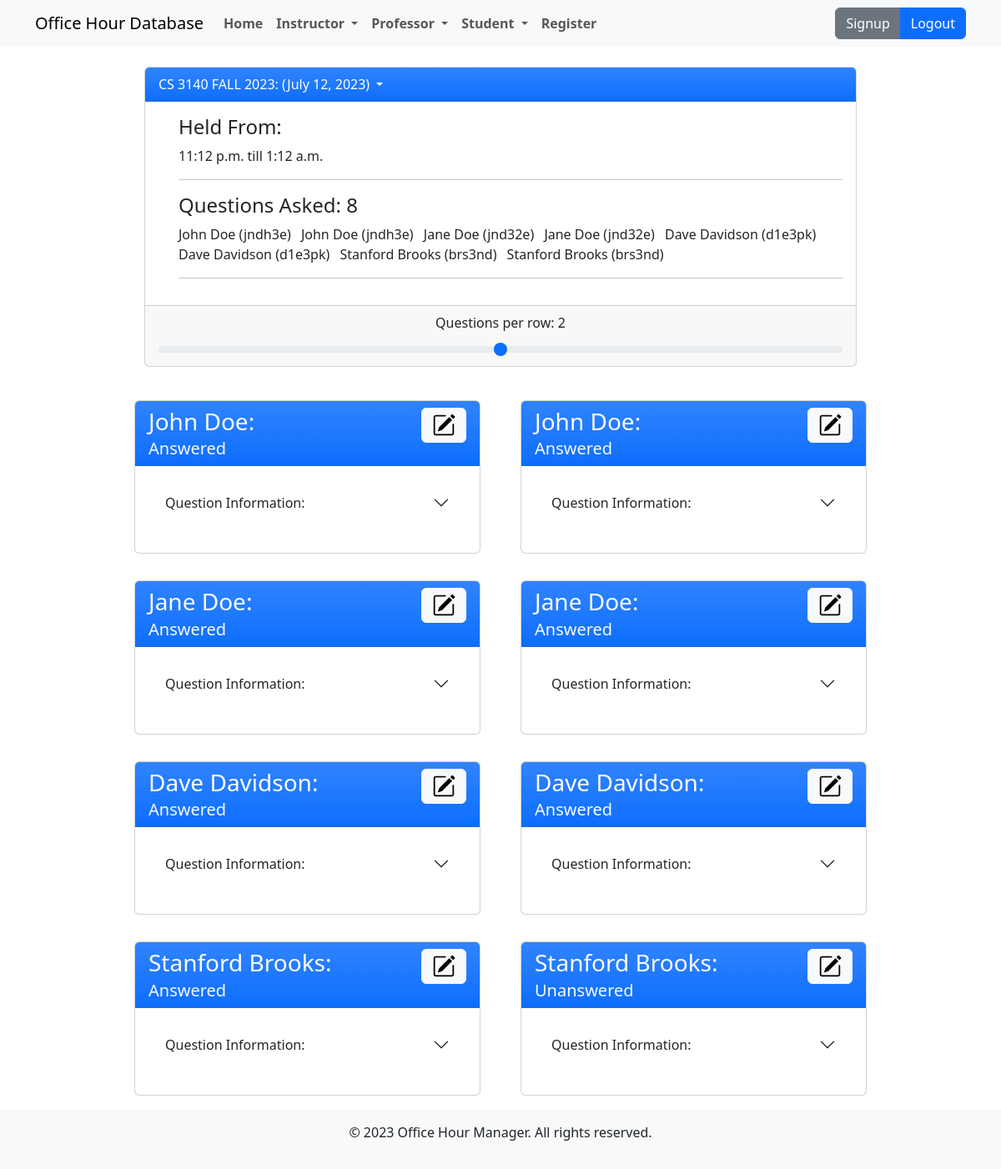
Screenshot of /instructor/office-hours/4/detail/ (signed in) with the database file from the repository.
### website/models/core_models.py (models this page shows, shortened)
class AutoValidateMixin:
    def save(self, **kwargs):
        def has_and_callable(obj, name):
            return hasattr(obj, name) and callable(getattr(obj, name))
        if has_and_callable(super(), 'full_clean') and has_and_callable(super(), 'save'):
            full_clean = getattr(super(), 'full_clean')
            save = getattr(super(), 'save')
            full_clean()
            save(**kwargs)
        else:
            raise AttributeError('Error! The object does not have a save() or full_clean() method'
                                 'Please ensure that the mixin is the first item in the inheritance hierarchy.')

class OfficeHourSession(AutoValidateMixin, models.Model):
    ohs_instructor = models.ForeignKey(Instructor, on_delete=models.CASCADE)
    ohs_start_time = models.DateTimeField()
    ohs_end_time = models.DateTimeField()
    ohs_status = models.CharField(choices=OHSStatus.choices, default=OHSStatus.OPEN, max_length=6)
    ohs_class = models.ForeignKey(Class, on_delete=models.CASCADE)
    ohs_location = models.ForeignKey(Location, on_delete=models.CASCADE)

class Class(AutoValidateMixin, models.Model):
    class_course = models.ForeignKey(Course, on_delete=models.CASCADE)
    class_semester = models.ForeignKey(Semester, on_delete=models.CASCADE)
    def __str__(self):
        return f'{self.class_course.course_subject} {self.class_course.course_catalog_number} {self.class_semester}'

class Course(AutoValidateMixin, models.Model):
    course_subject = models.CharField(max_length=8)
    course_catalog_number = models.CharField(max_length=4)
    class Meta:
        constraints = [
            models.constraints.UniqueConstraint(
                fields=['course_subject', 'course_catalog_number'],
                name='unique_course'
            )
        ]

class Semester(AutoValidateMixin, models.Model):
    semester_name = models.CharField(max_length=8, choices=SemesterChoices.choices)
    semester_year = models.IntegerField()
    class Meta:
        constraints = [
            models.constraints.UniqueConstraint(
                fields=['semester_name', 'semester_year'],
                name='unique_semester'
            )
        ]
    def __str__(self):
        return f'{self.semester_name} {self.semester_year}'

class OfficeHourQuestion(AutoValidateMixin, models.Model):
    ohq_ohs = models.ForeignKey(OfficeHourSession, on_delete=models.CASCADE)
    ohq_assignment = models.ForeignKey(Assignment, on_delete=models.CASCADE, null=True, blank=True)
    ohq_student = models.ForeignKey(Student, on_delete=models.CASCADE)
    ohq_topics = models.ManyToManyField(CourseTopic)
    ohq_student_comment = models.CharField(max_length=256, blank=True)
    ohq_instructor_comment = models.CharField(max_length=256, blank=True)
    ohq_status = models.CharField(choices=OHQStatus.choices, max_length=16, default=OHQStatus.PENDING)
    ohq_opened_at = models.DateTimeField()  # When the question was submitted to be answered
    ohq_closed_at = models.DateTimeField(null=True,
                                         blank=True)  # When the question status was set to something other than Pending

### website/models/account_models.py (models this page shows, shortened)
class UniversityMember(AbstractUser):
    is_student = models.BooleanField(default=True)
    is_instructor = models.BooleanField(default=False)

### website/views/instructor/office_hour_views.py (the view)
# urls.py: path('instructor/office-hours/<int:ohs_id>/detail/', website_views.ohs_detail,
@instructor_or_superuser_required()
@ohs_creator_required
def ohs_detail(request, ohs_id):
    ohs = get_object_or_404(OfficeHourSession, id=ohs_id)
    ohqs = get_sorted_ohqs(ohs)
    return render(
        request, 'website/instructor/office-hour/ohs-detail.html',
        {'ohs': ohs, 'ohqs': ohqs}
    )

### website/models/account_models.py (called while the page is built)
def _get_univ_mem_(user):
    if type(user) == Student:
        user = user.student_user
    elif type(user) == Instructor:
        user = user.instructor_user
    elif type(user) == Professor:
        user = user.prof_instructor.instructor_user
    elif type(user) == TeachingAssistant:
        user = user.ta_instructor.instructor_user
    else:
        user = user
    return user

def get_or_none(model, **kwargs):
    try:
        instance = model.objects.get(**kwargs)
    except model.DoesNotExist:
        instance = None
    return instance

def get_instructor_or_none(user):
    return get_or_none(Instructor, instructor_user=_get_univ_mem_(user))

### website/views/instructor/office_hour_views.py (called while the page is built)
def ohs_creator_required(view):
    @functools.wraps(view)
    def test_request(request, ohs_id):
        ohs = get_object_or_404(OfficeHourSession, id=ohs_id)
        instructor = get_instructor_or_none(request.user)
        if ohs.ohs_instructor == instructor:
            return view(request, ohs_id)
        else:
            return permission_denied(request, 'You do not have permission to access this office hour session.')
    return test_request

def get_sorted_ohqs(ohs: OfficeHourSession) -> QuerySet:
    return OfficeHourQuestion.objects.filter(
        ohq_ohs=ohs
    ).order_by(
        Case(
            When(ohq_status=OHQStatus.PENDING, then=0),
            When(ohq_status=OHQStatus.ANSWERED, then=1),
            When(ohq_status=OHQStatus.UNANSWERED, then=2),
            default=3,
        ),
        'ohq_opened_at'
    )

### templates/website/instructor/office-hour/ohs-detail.html (shortened to what this page needs)
{% extends 'website/component/base.html' %}
{% block content %}
  <div class="container" x-data="{
    cardAmount: 2
  }">
      <section class="card m-4" x-data="{showOHSDetails: true}">
        <div class="card-header dropdown-toggle bg-primary bg-gradient text-white" @click="showOHSDetails = !showOHSDetails">
          {{ ohs.ohs_class }}: ({{ ohs.ohs_start_time.date }})
        </div>
        <div class="card-body">
          <div x-show="showOHSDetails" class="ms-4">
              <div class="mb-3">
                <h4>Held From:</h4>
                <p>{{ ohs.ohs_start_time.time }} till {{ ohs.ohs_end_time.time }}</p>
              </div>
              <hr>
              <div class="mb-3">
                <h4>Questions Asked: {{ ohqs|length }}</h4>
                <ul class="list-inline">
                {% for ohq in ohqs %}
                    {% with ohq.ohq_student.student_user as student %}
                     <li class="list-inline-item">{{ student.first_name }} {{ student.last_name }} ({{ student.username }})</li>
                    {% endwith %}
                {% endfor %}
                </ul>
              </div>
              <hr>
          </div>
        </div>
        <div class="card-footer text-center">
          <label for="cardAmount" class="form-label">Questions per row: <span x-text="cardAmount"></span> </label>
          <input type="range" x-model="cardAmount" class="form-range" min="1" max="3" id="cardAmount">
        </div>
      </section>
      <div class="row">
        {% if ohqs %}
          {% for ohq in ohqs %}
            <div :class="{
                  'col-md-4': cardAmount == 3,
                  'col-md-6': cardAmount == 2,
                  'col-md-12': cardAmount == 1
                }">
              {% include 'website/instructor/office-hour/ohs-ohq-component.html' %}
            </div>
          {% endfor %}
        {% endif %}
      </div>
  </div>
{% endblock content %}

### templates/website/instructor/office-hour/ohs-ohq-component.html (shortened to what this page needs)
<section x-cloak class="container mt-3 mb-3"
         x-data="{ showOHQDetails: {% if ohq.ohq_status == 'PENDING' %}true{% else %}false{% endif %} }"
         id="question{{ ohq.id }}"
         @load="console.log('{{ ohq.id }}')"
>
  <div class="card">
    <div class="card-header bg-primary bg-gradient text-white">
      <div class="d-flex justify-content-between">
        {% with ohq.ohq_student.student_user as student %}
          <div>
            <h3 class="card-title">{{ student.first_name }} {{ student.last_name }}:</h3>
            <h5 class="card-subtitle text-light">{{ ohq.ohq_status|lower|capfirst }}</h5>
          </div>
          <form
              hx-post="{% url 'website:instructor-ohs-detail-edit-ohq' ohq_id=ohq.id %}"
              hx-target="#question{{ ohq.id }}"
              hx-swap="outerHTML"
          >
            <div class="dropdown dropend">
              <button class="btn btn-light" type="button" data-bs-toggle="dropdown">
                <i class="bi fs-3 bi-pencil-square"></i>
              </button>
            </div>
          </form>
        {% endwith %}
      </div>
    </div>
    <div class="card-body">
      <div class="accordion mb-3">
        <button class="accordion-button mb-2" :class="{'collapsed': !showOHQDetails}" type="button" @click="showOHQDetails = !showOHQDetails">
          Question Information:
        </button>
      </div>
    </div>
  </div>
</section>

### static/website/css/base.css (style rules this page uses)
body { min-height: 100vh; display: flex; flex-direction: column; }

### rows the page displays
OfficeHourSession: ohs_class "CS 3140 FALL 2023", ohs_start_time "July 12, 2023", ohs_start_time.time "11:12 p.m.", ohs_end_time.time "1:12 a.m."
OfficeHourQuestion: ohq_student.student_user.first_name "John", ohq_student.student_user.last_name "Doe", ohq_student.student_user.username "jndh3e", ohq_status "Answered"
OfficeHourQuestion: ohq_student.student_user.first_name "John", ohq_student.student_user.last_name "Doe", ohq_student.student_user.username "jndh3e", ohq_status "Answered"
OfficeHourQuestion: ohq_student.student_user.first_name "Jane", ohq_student.student_user.last_name "Doe", ohq_student.student_user.username "jnd32e", ohq_status "Answered"
OfficeHourQuestion: ohq_student.student_user.first_name "Jane", ohq_student.student_user.last_name "Doe", ohq_student.student_user.username "jnd32e", ohq_status "Answered"
OfficeHourQuestion: ohq_student.student_user.first_name "Dave", ohq_student.student_user.last_name "Davidson", ohq_student.student_user.username "d1e3pk", ohq_status "Answered"
OfficeHourQuestion: ohq_student.student_user.first_name "Dave", ohq_student.student_user.last_name "Davidson", ohq_student.student_user.username "d1e3pk", ohq_status "Answered"
OfficeHourQuestion: ohq_student.student_user.first_name "Stanford", ohq_student.student_user.last_name "Brooks", ohq_student.student_user.username "brs3nd", ohq_status "Answered"
OfficeHourQuestion: ohq_student.student_user.first_name "Stanford", ohq_student.student_user.last_name "Brooks", ohq_student.student_user.username "brs3nd", ohq_status "Unanswered"

### other values shown
{{ ohqs|length }} "8"
